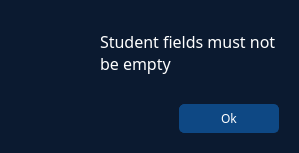
<?xml version="1.0" encoding="UTF-8"?>
<ui version="4.0">
 <class>Dialog</class>
 <widget class="QDialog" name="Dialog">
  <property name="geometry">
   <rect>
    <x>0</x>
    <y>0</y>
    <width>299</width>
    <height>153</height>
   </rect>
  </property>
  <property name="windowTitle">
   <string>Dialog</string>
  </property>
  <property name="styleSheet">
   <string notr="true">QWidget{
	background: #0B1A30;
	color: white; 
	font-family: Barlow;
	border-radius: 5px;
}

QPushButton {
  	padding: 5px;
  	border: 1px solid #0e4884;
  	background-color: #0e4884;
}</string>
  </property>
  <layout class="QHBoxLayout" name="horizontalLayout_3">
   <property name="leftMargin">
    <number>20</number>
   </property>
   <property name="topMargin">
    <number>20</number>
   </property>
   <property name="rightMargin">
    <number>20</number>
   </property>
   <property name="bottomMargin">
    <number>20</number>
   </property>
   <item>
    <widget class="QWidget" name="" native="true">
     <layout class="QVBoxLayout" name="verticalLayout_2">
      <property name="spacing">
       <number>20</number>
      </property>
      <property name="leftMargin">
       <number>0</number>
      </property>
      <property name="topMargin">
       <number>0</number>
      </property>
      <property name="rightMargin">
       <number>0</number>
      </property>
      <property name="bottomMargin">
       <number>0</number>
      </property>
      <item>
       <layout class="QHBoxLayout" name="horizontalLayout" stretch="0,1">
        <property name="spacing">
         <number>20</number>
        </property>
        <item>
         <layout class="QVBoxLayout" name="verticalLayout">
          <item>
           <widget class="QLabel" name="lbl_icon">
            <property name="minimumSize">
             <size>
              <width>60</width>
              <height>60</height>
             </size>
            </property>
            <property name="maximumSize">
             <size>
              <width>60</width>
              <height>60</height>
             </size>
            </property>
            <property name="text">
             <string/>
            </property>
            <property name="pixmap">
             <pixmap resource="C:/Users/moral/Desktop/Resources/Resources.qrc">:/icons/information.png</pixmap>
            </property>
            <property name="scaledContents">
             <bool>false</bool>
            </property>
            <property name="alignment">
             <set>Qt::AlignCenter</set>
            </property>
           </widget>
          </item>
         </layout>
        </item>
        <item>
         <widget class="QLabel" name="lbl_message">
          <property name="font">
           <font>
            <family>Barlow</family>
            <pointsize>12</pointsize>
           </font>
          </property>
          <property name="styleSheet">
           <string notr="true"/>
          </property>
          <property name="text">
           <string>Student fields must not be empty</string>
          </property>
          <property name="alignment">
           <set>Qt::AlignLeading|Qt::AlignLeft|Qt::AlignVCenter</set>
          </property>
          <property name="wordWrap">
           <bool>true</bool>
          </property>
         </widget>
        </item>
       </layout>
      </item>
      <item>
       <layout class="QHBoxLayout" name="horizontalLayout_2">
        <item>
         <spacer name="horizontalSpacer">
          <property name="orientation">
           <enum>Qt::Horizontal</enum>
          </property>
          <property name="sizeHint" stdset="0">
           <size>
            <width>40</width>
            <height>20</height>
           </size>
          </property>
         </spacer>
        </item>
        <item>
         <widget class="QPushButton" name="btn_ok">
          <property name="minimumSize">
           <size>
            <width>100</width>
            <height>0</height>
           </size>
          </property>
          <property name="cursor">
           <cursorShape>PointingHandCursor</cursorShape>
          </property>
          <property name="text">
           <string>Ok</string>
          </property>
         </widget>
        </item>
       </layout>
      </item>
     </layout>
    </widget>
   </item>
  </layout>
 </widget>
 <resources>
  <include location="C:/Users/moral/Desktop/Resources/Resources.qrc"/>
 </resources>
 <connections/>
</ui>
